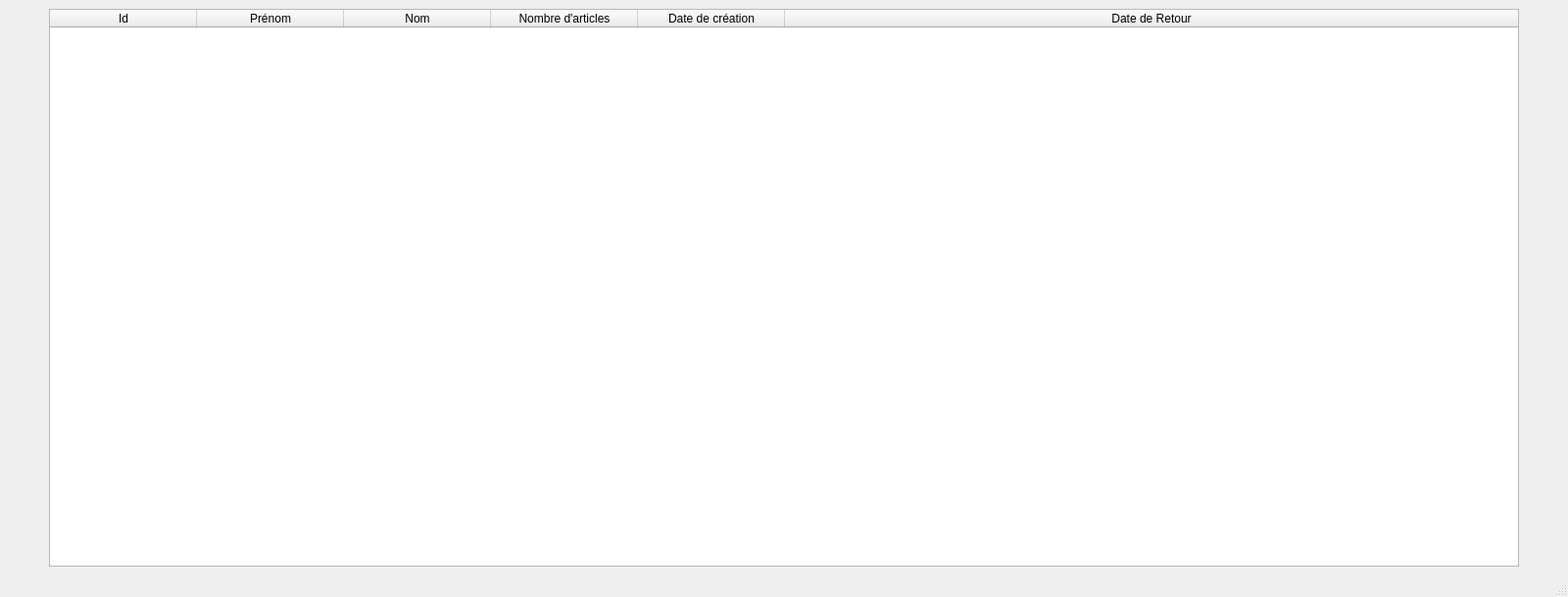
<?xml version="1.0" encoding="UTF-8"?>
<ui version="4.0">
 <class>contracts</class>
 <widget class="QMainWindow" name="contracts">
  <property name="geometry">
   <rect>
    <x>0</x>
    <y>0</y>
    <width>1600</width>
    <height>609</height>
   </rect>
  </property>
  <property name="windowTitle">
   <string>Liste de contrat</string>
  </property>
  <widget class="QWidget" name="centralwidget">
   <layout class="QHBoxLayout" name="horizontalLayout">
    <item>
     <widget class="QTableWidget" name="tableContracts">
      <property name="maximumSize">
       <size>
        <width>1500</width>
        <height>900</height>
       </size>
      </property>
      <property name="columnCount">
       <number>6</number>
      </property>
      <attribute name="horizontalHeaderCascadingSectionResizes">
       <bool>false</bool>
      </attribute>
      <attribute name="horizontalHeaderDefaultSectionSize">
       <number>150</number>
      </attribute>
      <attribute name="horizontalHeaderStretchLastSection">
       <bool>true</bool>
      </attribute>
      <column>
       <property name="text">
        <string>Id</string>
       </property>
      </column>
      <column>
       <property name="text">
        <string>Prénom</string>
       </property>
      </column>
      <column>
       <property name="text">
        <string>Nom</string>
       </property>
      </column>
      <column>
       <property name="text">
        <string>Nombre d'articles</string>
       </property>
      </column>
      <column>
       <property name="text">
        <string>Date de création</string>
       </property>
      </column>
      <column>
       <property name="text">
        <string>Date de Retour</string>
       </property>
      </column>
     </widget>
    </item>
   </layout>
  </widget>
  <widget class="QStatusBar" name="statusbar"/>
 </widget>
 <resources/>
 <connections/>
</ui>
